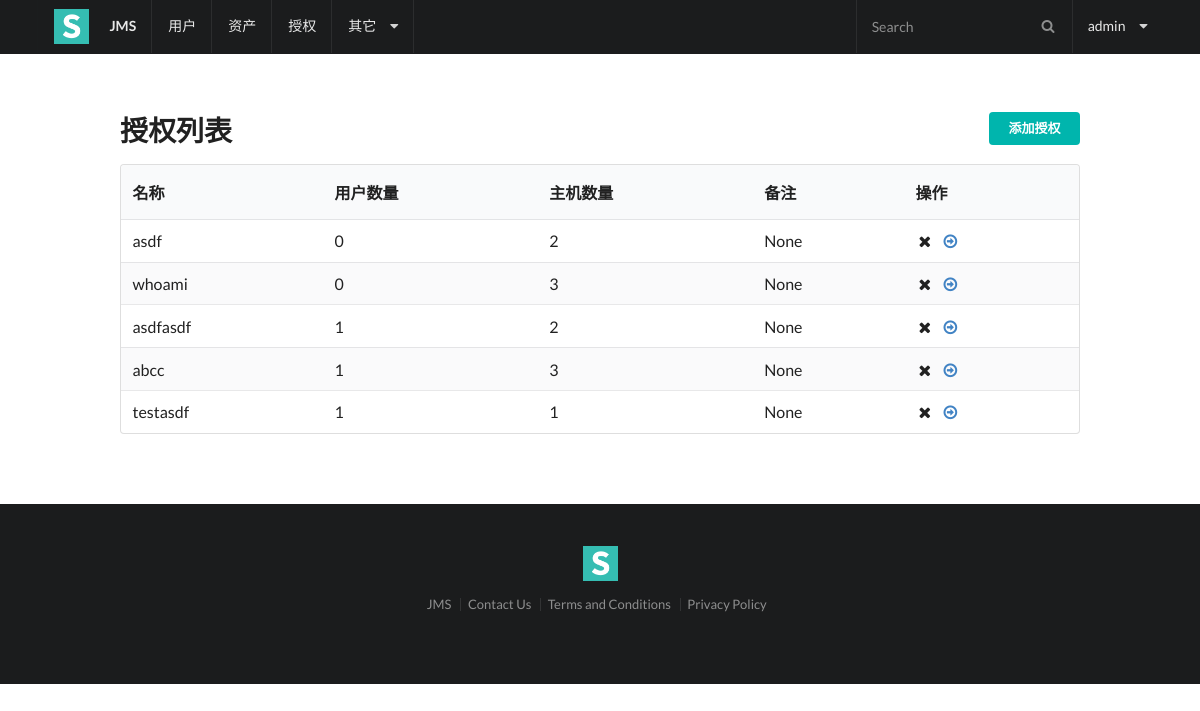
The page /perms/ (signed in) on the database as committed earlier.
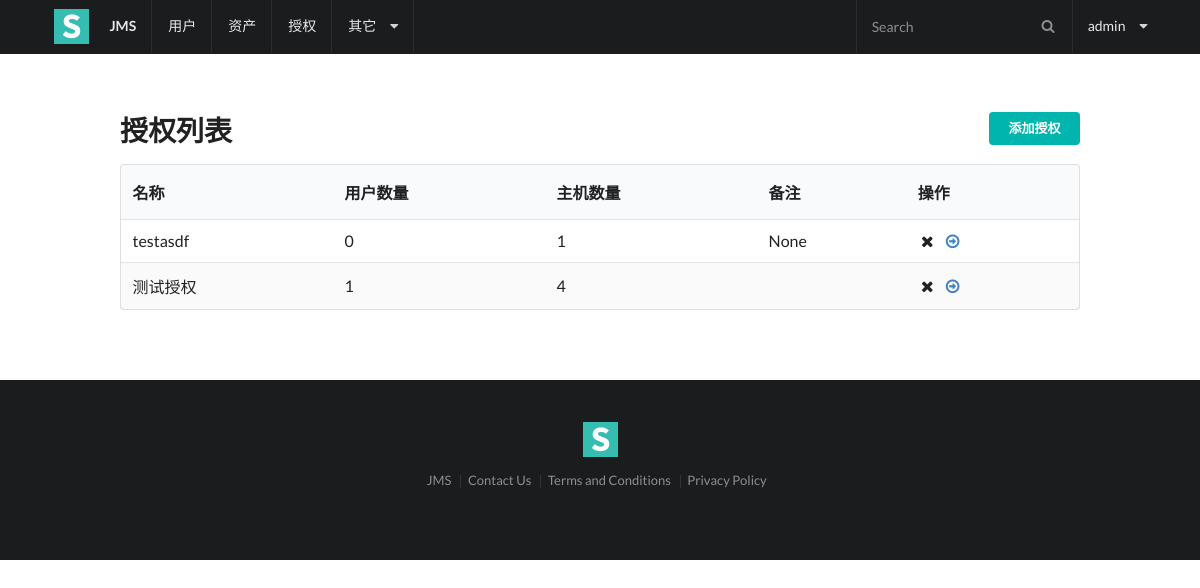
The same page on the database as committed later.
### users/models.py (models this page shows)
class User(AbstractUser):
    name = models.CharField(max_length=32, help_text="这是一个名字")
    wechat = models.CharField(max_length=128)
    def __str__(self):
        return "%s <%s>" % (self.username, self.name)

### perms/models.py (models this page shows, shortened)
class Perm(models.Model):
    name = models.CharField(max_length=64, verbose_name="名称")
    user = models.ManyToManyField(settings.AUTH_USER_MODEL, verbose_name='用户')
    asset = models.ManyToManyField(Asset, verbose_name='资产')
    comment = models.CharField(max_length=128, blank=True, null=True)
    date_add = models.DateTimeField(auto_now_add=True)

### perms/views.py (the view)
class PermListView(LoginRequiredMixin, ListView):
    model = Perm
    template_name = "perms/list.html"
    form = PermForm()
    def get_context_data(self, **kwargs):
        context = super(PermListView, self).get_context_data(**kwargs)
        context['form'] = self.form
        return context

### perms/forms.py
class PermForm(ModelForm):
    class Meta:
        model = Perm
        fields = '__all__'

### assets/models.py (called while the page is built)
    def __str__(self):
        return self.hostname

### perms/templates/perms/list.html (shortened to what this page needs)
{% extends 'base.html' %}
{% load mytags %}
{% block content %}
    <div class="ui right floated small teal labeled button" id="perm_add_btn">添加授权</div>
    <h1 class="ui header">授权列表</h1>
    <table class="ui striped table">
        <thead>
        <tr>
            <th>名称</th>
            <th>用户数量</th>
            <th>主机数量</th>
            <th>备注</th>
            <th>操作</th>
        </tr>
        </thead>
        <tbody>
        {% for object in object_list %}
            <tr>
                <td>{{ object.name }}</td>
                <td>{{ object.user.count }}</td>
                <td>{{ object.asset.count }}</td>
                <td>{{ object.comment }}</td>
                <td>
                    <i class="perm del remove icon" href="{% url 'perms:del' object.id %}"></i>
                    <a href="{% url 'perms:detail' object.id %}" > <i class="arrow circle outline right icon"></i></a>
                </td>
            </tr>
        {% endfor %}
        </tbody>
    </table>
{% endblock %}

### templates/base.html (shortened to what this page needs)
{% load staticfiles %}
<html>
<head>
    <link rel="stylesheet" type="text/css" href="{% static 'semantic/semantic.min.css' %}">
</head>
<body>
    <div class="ui fixed inverted menu">
        <div class="ui container">
            <a href="#" class="header item">
              <img class="logo" src="{% static 'img/logo.png' %}">
              JMS
            </a>
            <a href="{% url 'users:list' %}" class="item">用户</a>
            <a href="{% url 'assets:list' %}" class="item">资产</a>
            <a href="{% url 'perms:list' %}" class="item">授权</a>
            <div class="ui simple dropdown item">
                其它<i class="dropdown icon"></i>
            </div>
            <div class="right menu">
                <div class="item">
                  <div class="ui transparent inverted icon input">
                    <i class="search icon"></i>
                    <input type="text" placeholder="Search">
                  </div>
                </div>
                <div class="ui simple dropdown item">
                {{ request.user.username }} <i class="dropdown icon"></i>
            </div>
            </div>
        </div>
    </div>
    <div class="ui main text container">
        {% block content %}
        {% endblock %}
    </div>
    <div class="ui inverted vertical footer segment">
        <div class="ui center aligned container">
            <img src="{% static 'img/logo.png' %}" class="ui centered mini image">
            <div class="ui horizontal inverted small divided link list">
                <a class="item" href="#">JMS</a>
                <a class="item" href="#">Contact Us</a>
                <a class="item" href="#">Terms and Conditions</a>
                <a class="item" href="#">Privacy Policy</a>
            </div>
        </div>
    </div>
</body>
</html>

Rows that differ between the two databases and show on the page:
removed Perm: name "asdf", user.count "0", asset.count "2", comment "None"
removed Perm: name "whoami", user.count "0", asset.count "3", comment "None"
removed Perm: name "asdfasdf", user.count "1", asset.count "2", comment "None"
removed Perm: name "abcc", user.count "1", asset.count "3", comment "None"
computed for Perm "testasdf": user.count "1" → "0"
added Perm: name "测试授权", user.count "1", asset.count "4"
